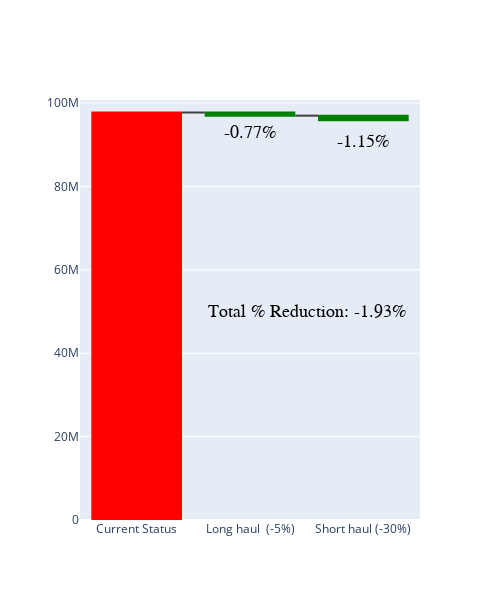

The notebook cell saved with this chart:
### Code cell
import plotly.graph_objects as go

# Calculate the sum of total_co2
current_status = data_all['total_co2'].sum()

# Calculate the reductions
reduction_long = data_all['total_co2_long'].sum() - current_status 
reduction_short = data_all['total_co2_short'].sum() - current_status

# Calculate percentage reductions
percentage_reduction_long = (reduction_long / current_status) * 100
percentage_reduction_short = (reduction_short / current_status) * 100

total_percentage_reduction = percentage_reduction_long + percentage_reduction_short


# Create the waterfall chart
fig = go.Figure(go.Waterfall(
    name="Change in Total CO2",
    orientation="v",
    measure=["relative", "relative", "relative"],
    x=["Current Status", "Long haul \n(-5%)", "Short haul\n(-30%)"],
    y=[current_status, reduction_long, reduction_short],
    connector={"line": {"color": "rgb(63, 63, 63)"}},
    increasing={"marker": {"color": "red"}},  # Change color for increases (reductions)
    decreasing={"marker": {"color": "green"}},    # Change color for decreases (total_co2)
))

# Add annotations for percentage reductions
annotations = [
    dict(
        x=1,  # x-coordinate of the annotation
        y=current_status - 5000000,  # y-coordinate of the annotation
        text=f"{percentage_reduction_long:.2f}%",  # Text of the annotation
        showarrow=False,  # Hide arrow
        font=dict(color="black", size=18, family="Aharoni")  # Font settings with Aharoni font
    ),
    dict(
        x=2,  # x-coordinate of the annotation
        y= current_status - 7000000,  # y-coordinate of the annotation
        text=f"{percentage_reduction_short:.2f}%",  # Text of the annotation
        showarrow=False,  # Hide arrow
        font=dict(color="black", size=18, family="Aharoni")  # Font settings with Aharoni font
    ),
    dict(
        x=1.5,  # x-coordinate of the annotation
        y= 50000000,  # y-coordinate of the annotation
        # y=current_status + reduction_long + reduction_short - 500000,  # y-coordinate of the annotation
        text=f"Total % Reduction: {total_percentage_reduction:.2f}%",  # Text of the annotation
        showarrow=False,  # Do not show arrow
        font=dict(color="black", size=18, family="Aharoni")  # Font settings with Aharoni font  # Font settings
    )
]

adjust = 3000000
# Update layout with annotations
fig.update_layout(
    width=500, height=600,
    # title="Waterfall Diagram of Total CO2",
    showlegend=False,
    annotations=annotations,  # Add annotations
    yaxis=dict(range=[0, current_status + adjust])  # Adjust range as needed
    # yaxis=dict(range=[current_status - adjust, current_status + adjust/2])  # Adjust range as needed
)

# Show the plot
fig.show()

### Figure 1 — Plotly figure (JSON) as saved in the notebook; plotly's stock layout.template omitted (floating-point values rounded to 4 significant figures)
{"data": [{"connector": {"line": {"color": "rgb(63, 63, 63)"}}, "decreasing": {"marker": {"color": "green"}}, "increasing": {"marker": {"color": "red"}}, "measure": ["relative", "relative", "relative"], "name": "Change in Total CO2", "orientation": "v", "type": "waterfall", "x": ["Current Status", "Long haul \n(-5%)", "Short haul\n(-30%)"], "y": [97740000.0, -754000.0, -1129000.0]}], "layout": {"annotations": [{"font": {"color": "black", "family": "Aharoni", "size": 18}, "showarrow": false, "text": "-0.77%", "x": 1, "y": 92740000.0}, {"font": {"color": "black", "family": "Aharoni", "size": 18}, "showarrow": false, "text": "-1.15%", "x": 2, "y": 90740000.0}, {"font": {"color": "black", "family": "Aharoni", "size": 18}, "showarrow": false, "text": "Total % Reduction: -1.93%", "x": 1.5, "y": 50000000}], "height": 600, "showlegend": false, "width": 500, "yaxis": {"range": [0, 100700000.0]}}}
